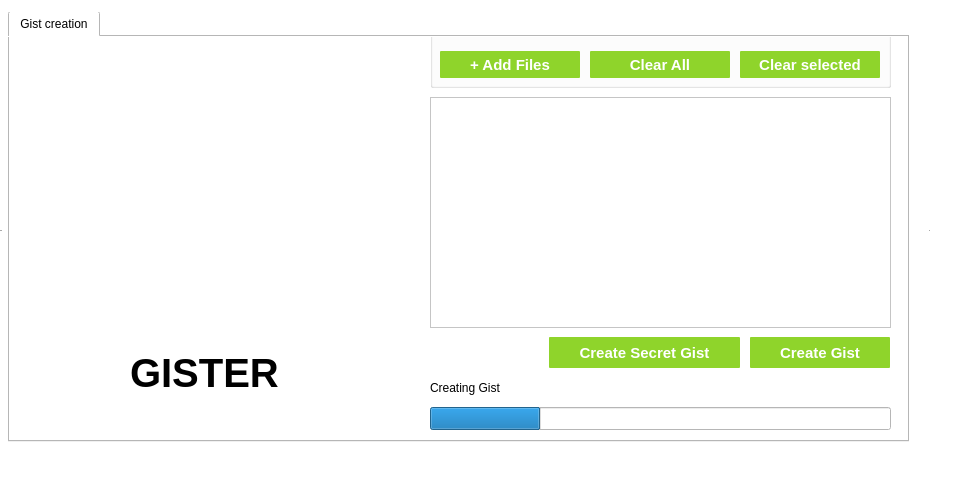
<?xml version="1.0" encoding="UTF-8"?>
<ui version="4.0">
 <class>ui_screen</class>
 <widget class="QMainWindow" name="ui_screen">
  <property name="geometry">
   <rect>
    <x>0</x>
    <y>0</y>
    <width>956</width>
    <height>490</height>
   </rect>
  </property>
  <property name="windowTitle">
   <string>Gister -  unofficial gist client</string>
  </property>
  <property name="windowIcon">
   <iconset>
    <normaloff>images/launcher.png</normaloff>images/launcher.png</iconset>
  </property>
  <property name="styleSheet">
   <string notr="true">background-color: #ffffff; </string>
  </property>
  <property name="toolButtonStyle">
   <enum>Qt::ToolButtonTextOnly</enum>
  </property>
  <widget class="QWidget" name="centralwidget">
   <widget class="QStackedWidget" name="multiScreen">
    <property name="geometry">
     <rect>
      <x>0</x>
      <y>10</y>
      <width>931</width>
      <height>441</height>
     </rect>
    </property>
    <property name="styleSheet">
     <string notr="true"/>
    </property>
    <property name="frameShape">
     <enum>QFrame::HLine</enum>
    </property>
    <property name="frameShadow">
     <enum>QFrame::Raised</enum>
    </property>
    <property name="currentIndex">
     <number>1</number>
    </property>
    <widget class="QWidget" name="page">
     <widget class="QLabel" name="label">
      <property name="geometry">
       <rect>
        <x>30</x>
        <y>30</y>
        <width>271</width>
        <height>261</height>
       </rect>
      </property>
      <property name="text">
       <string/>
      </property>
      <property name="pixmap">
       <pixmap>images/launcher.png</pixmap>
      </property>
     </widget>
     <widget class="QLabel" name="label_3">
      <property name="geometry">
       <rect>
        <x>80</x>
        <y>310</y>
        <width>141</width>
        <height>31</height>
       </rect>
      </property>
      <property name="font">
       <font>
        <pointsize>30</pointsize>
        <weight>75</weight>
        <bold>true</bold>
       </font>
      </property>
      <property name="styleSheet">
       <string notr="true"/>
      </property>
      <property name="text">
       <string>GISTER</string>
      </property>
     </widget>
     <widget class="QProgressBar" name="authenciation_progress">
      <property name="geometry">
       <rect>
        <x>410</x>
        <y>370</y>
        <width>461</width>
        <height>23</height>
       </rect>
      </property>
      <property name="styleSheet">
       <string notr="true">color: #000000;</string>
      </property>
      <property name="value">
       <number>24</number>
      </property>
      <property name="textVisible">
       <bool>false</bool>
      </property>
     </widget>
     <widget class="QLabel" name="authenciation_progress_label">
      <property name="geometry">
       <rect>
        <x>410</x>
        <y>340</y>
        <width>221</width>
        <height>21</height>
       </rect>
      </property>
      <property name="styleSheet">
       <string notr="true">color: #000000;</string>
      </property>
      <property name="text">
       <string>checking if access token is valid</string>
      </property>
     </widget>
     <widget class="QGroupBox" name="groupBox">
      <property name="geometry">
       <rect>
        <x>360</x>
        <y>0</y>
        <width>541</width>
        <height>341</height>
       </rect>
      </property>
      <property name="title">
       <string/>
      </property>
      <widget class="QLabel" name="label_4">
       <property name="geometry">
        <rect>
         <x>30</x>
         <y>30</y>
         <width>481</width>
         <height>181</height>
        </rect>
       </property>
       <property name="styleSheet">
        <string notr="true">color: #000000;</string>
       </property>
       <property name="text">
        <string>&lt;html&gt;&lt;head/&gt;&lt;body&gt;&lt;p&gt;&lt;span style=&quot; font-weight:600;&quot;&gt;Steps to get Github API Token &lt;a href='https://github.com'&gt;(Video tutorial available)&lt;/a&gt;&lt;/span&gt;&lt;/p&gt;&lt;p&gt;1.Go to github.com&lt;/p&gt;&lt;p&gt;2.Navigate to settings &amp;gt;&amp;gt; developer settings &amp;gt;&amp;gt; Personal Access Token&lt;/p&gt;&lt;p&gt;3.Click on generate new access token&lt;/p&gt;&lt;p&gt;4.Choose scope as gist from the list&lt;/p&gt;&lt;p&gt;5.Generate the token and paste it in below box&lt;/p&gt;&lt;/body&gt;&lt;/html&gt;</string>
       </property>
      </widget>
      <widget class="QLabel" name="label_2">
       <property name="geometry">
        <rect>
         <x>30</x>
         <y>220</y>
         <width>441</width>
         <height>31</height>
        </rect>
       </property>
       <property name="font">
        <font>
         <family>Sans Serif</family>
         <pointsize>20</pointsize>
         <weight>50</weight>
         <bold>false</bold>
        </font>
       </property>
       <property name="styleSheet">
        <string notr="true">color: #000000;</string>
       </property>
       <property name="text">
        <string>Enter your Github Access Token</string>
       </property>
      </widget>
      <widget class="QLineEdit" name="access_token_field">
       <property name="geometry">
        <rect>
         <x>30</x>
         <y>260</y>
         <width>461</width>
         <height>25</height>
        </rect>
       </property>
       <property name="styleSheet">
        <string notr="true">color: #000000;</string>
       </property>
      </widget>
      <widget class="QPushButton" name="pushButton">
       <property name="enabled">
        <bool>false</bool>
       </property>
       <property name="geometry">
        <rect>
         <x>420</x>
         <y>300</y>
         <width>71</width>
         <height>31</height>
        </rect>
       </property>
       <property name="styleSheet">
        <string notr="true">background-color: #8fd42b;
color: #ffffff;
</string>
       </property>
       <property name="text">
        <string>Next</string>
       </property>
       <property name="autoDefault">
        <bool>false</bool>
       </property>
       <property name="default">
        <bool>false</bool>
       </property>
       <property name="flat">
        <bool>false</bool>
       </property>
      </widget>
     </widget>
    </widget>
    <widget class="QWidget" name="page_2">
     <widget class="QTabWidget" name="tabWidget">
      <property name="geometry">
       <rect>
        <x>6</x>
        <y>-1</y>
        <width>901</width>
        <height>431</height>
       </rect>
      </property>
      <property name="currentIndex">
       <number>0</number>
      </property>
      <widget class="QWidget" name="tab">
       <attribute name="title">
        <string>Gist creation</string>
       </attribute>
       <widget class="QListWidget" name="selected_gist_files_list">
        <property name="geometry">
         <rect>
          <x>420</x>
          <y>60</y>
          <width>461</width>
          <height>231</height>
         </rect>
        </property>
       </widget>
       <widget class="QGroupBox" name="groupBox_2">
        <property name="geometry">
         <rect>
          <x>420</x>
          <y>-20</y>
          <width>461</width>
          <height>71</height>
         </rect>
        </property>
        <property name="styleSheet">
         <string notr="true">margin-top: 4px;</string>
        </property>
        <property name="title">
         <string/>
        </property>
        <widget class="QPushButton" name="add_files_to_list">
         <property name="geometry">
          <rect>
           <x>10</x>
           <y>30</y>
           <width>140</width>
           <height>31</height>
          </rect>
         </property>
         <property name="font">
          <font>
           <pointsize>11</pointsize>
           <weight>75</weight>
           <bold>true</bold>
          </font>
         </property>
         <property name="cursor">
          <cursorShape>PointingHandCursor</cursorShape>
         </property>
         <property name="styleSheet">
          <string notr="true">background: #8fd42b; 
color: white;
border-radius: 1px;</string>
         </property>
         <property name="text">
          <string>+ Add Files</string>
         </property>
        </widget>
        <widget class="QPushButton" name="clear_selected_files">
         <property name="geometry">
          <rect>
           <x>160</x>
           <y>30</y>
           <width>140</width>
           <height>31</height>
          </rect>
         </property>
         <property name="font">
          <font>
           <pointsize>11</pointsize>
           <weight>75</weight>
           <bold>true</bold>
          </font>
         </property>
         <property name="cursor">
          <cursorShape>PointingHandCursor</cursorShape>
         </property>
         <property name="styleSheet">
          <string notr="true">background: #8fd42b; 
color: white;
border-radius: 1px;</string>
         </property>
         <property name="text">
          <string>Clear All</string>
         </property>
        </widget>
        <widget class="QPushButton" name="clear_single_selected_file">
         <property name="geometry">
          <rect>
           <x>310</x>
           <y>30</y>
           <width>140</width>
           <height>31</height>
          </rect>
         </property>
         <property name="font">
          <font>
           <pointsize>11</pointsize>
           <weight>75</weight>
           <bold>true</bold>
          </font>
         </property>
         <property name="cursor">
          <cursorShape>PointingHandCursor</cursorShape>
         </property>
         <property name="styleSheet">
          <string notr="true">background: #8fd42b; 
color: white;
border-radius: 1px;</string>
         </property>
         <property name="text">
          <string>Clear selected</string>
         </property>
        </widget>
       </widget>
       <widget class="QLabel" name="label_5">
        <property name="geometry">
         <rect>
          <x>70</x>
          <y>40</y>
          <width>271</width>
          <height>261</height>
         </rect>
        </property>
        <property name="text">
         <string/>
        </property>
        <property name="pixmap">
         <pixmap>images/launcher.png</pixmap>
        </property>
       </widget>
       <widget class="QLabel" name="label_6">
        <property name="geometry">
         <rect>
          <x>120</x>
          <y>320</y>
          <width>161</width>
          <height>31</height>
         </rect>
        </property>
        <property name="font">
         <font>
          <pointsize>30</pointsize>
          <weight>75</weight>
          <bold>true</bold>
         </font>
        </property>
        <property name="styleSheet">
         <string notr="true"/>
        </property>
        <property name="text">
         <string>GISTER</string>
        </property>
       </widget>
       <widget class="QPushButton" name="create_gist">
        <property name="geometry">
         <rect>
          <x>740</x>
          <y>300</y>
          <width>140</width>
          <height>31</height>
         </rect>
        </property>
        <property name="font">
         <font>
          <pointsize>11</pointsize>
          <weight>75</weight>
          <bold>true</bold>
         </font>
        </property>
        <property name="cursor">
         <cursorShape>PointingHandCursor</cursorShape>
        </property>
        <property name="styleSheet">
         <string notr="true">background: #8fd42b; 
color: white;
border-radius: 1px;</string>
        </property>
        <property name="text">
         <string>Create Gist</string>
        </property>
       </widget>
       <widget class="QPushButton" name="create_secret_gist">
        <property name="geometry">
         <rect>
          <x>539</x>
          <y>300</y>
          <width>191</width>
          <height>31</height>
         </rect>
        </property>
        <property name="font">
         <font>
          <pointsize>11</pointsize>
          <weight>75</weight>
          <bold>true</bold>
         </font>
        </property>
        <property name="cursor">
         <cursorShape>PointingHandCursor</cursorShape>
        </property>
        <property name="styleSheet">
         <string notr="true">background: #8fd42b; 
color: white;
border-radius: 1px;</string>
        </property>
        <property name="text">
         <string>Create Secret Gist</string>
        </property>
       </widget>
       <widget class="QLabel" name="create_gist_progress_label">
        <property name="geometry">
         <rect>
          <x>420</x>
          <y>340</y>
          <width>221</width>
          <height>21</height>
         </rect>
        </property>
        <property name="styleSheet">
         <string notr="true">color: #000000;</string>
        </property>
        <property name="text">
         <string>Creating Gist</string>
        </property>
       </widget>
       <widget class="QProgressBar" name="create_gist_progress">
        <property name="geometry">
         <rect>
          <x>420</x>
          <y>370</y>
          <width>461</width>
          <height>23</height>
         </rect>
        </property>
        <property name="styleSheet">
         <string notr="true">color: #000000;</string>
        </property>
        <property name="value">
         <number>24</number>
        </property>
        <property name="textVisible">
         <bool>false</bool>
        </property>
       </widget>
      </widget>
     </widget>
    </widget>
    <widget class="QWidget" name="page_3">
     <widget class="QLineEdit" name="gist_html_url">
      <property name="geometry">
       <rect>
        <x>120</x>
        <y>150</y>
        <width>671</width>
        <height>25</height>
       </rect>
      </property>
     </widget>
     <widget class="QLabel" name="label_7">
      <property name="geometry">
       <rect>
        <x>120</x>
        <y>40</y>
        <width>121</width>
        <height>41</height>
       </rect>
      </property>
      <property name="font">
       <font>
        <pointsize>20</pointsize>
        <weight>75</weight>
        <bold>true</bold>
       </font>
      </property>
      <property name="styleSheet">
       <string notr="true">color: #8fd42b;</string>
      </property>
      <property name="text">
       <string>Success!</string>
      </property>
     </widget>
     <widget class="QLabel" name="label_8">
      <property name="geometry">
       <rect>
        <x>120</x>
        <y>100</y>
        <width>641</width>
        <height>31</height>
       </rect>
      </property>
      <property name="text">
       <string>The gist has been successfully created and copied to clip board automatically</string>
      </property>
     </widget>
     <widget class="QPushButton" name="create_another_gist">
      <property name="geometry">
       <rect>
        <x>659</x>
        <y>330</y>
        <width>181</width>
        <height>31</height>
       </rect>
      </property>
      <property name="font">
       <font>
        <pointsize>11</pointsize>
        <weight>75</weight>
        <bold>true</bold>
       </font>
      </property>
      <property name="cursor">
       <cursorShape>PointingHandCursor</cursorShape>
      </property>
      <property name="styleSheet">
       <string notr="true">background: #8fd42b; 
color: white;
border-radius: 1px;</string>
      </property>
      <property name="text">
       <string>Create Another Gist</string>
      </property>
     </widget>
    </widget>
   </widget>
  </widget>
  <widget class="QStatusBar" name="statusbar"/>
 </widget>
 <resources/>
 <connections/>
</ui>
